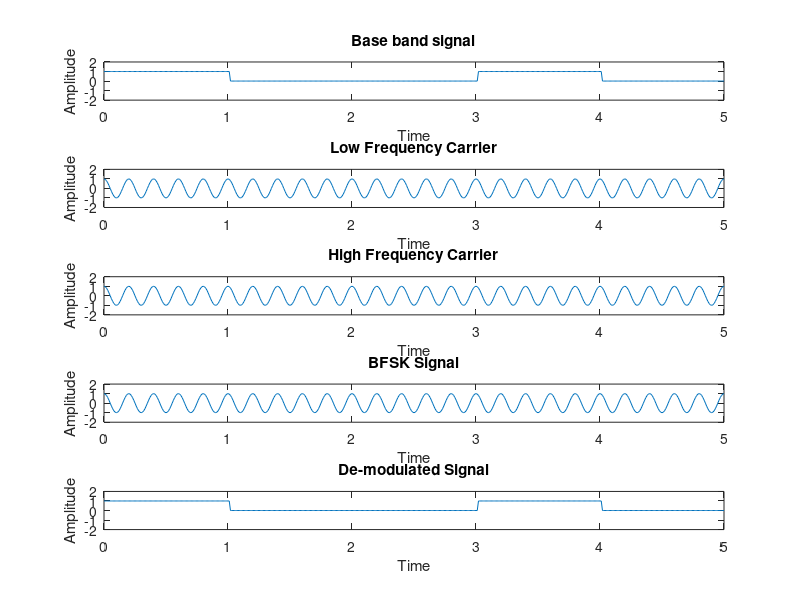

Reproduce this figure in MATLAB.
clc;
clear;
a = input('Enter the sequence length: ');
f1= input('Enter the frequency of low frequency carrier: ');
f2= input('Enter the frequency of high frequency carrier: ');
n=randi([0 1],1,a);   

for i = 1:length(n)
    if n(i)==1
        d(i)=1;
    else
        d(i)=0;
    end
end
i=1;
t=0:0.01:length(n);
for j=1:length(t)
    if t(j)<=i
        y(j)=d(i);
    else
        y(j)=d(i);
        i=i+1;
    end
end

subplot(5,1,1);
plot(t,y);
xlabel('Time');
ylabel('Amplitude');
title('Base band signal');
axis([0 length(n) -2 2]);

c1 = cos(2*pi*f1*t);
subplot(5,1,2);
plot(t,c1);
xlabel('Time');
ylabel('Amplitude');
title('Low Frequency Carrier');
axis([0 length(n) -2 2]);

c2 = cos(2*pi*f2*t);
subplot(5,1,3);
plot(t,c2);
xlabel('Time');
ylabel('Amplitude');
title('High Frequency Carrier');
axis([0 length(n) -2 2]);

for j = 1:length(t)
    if y(j) == 0
        z(j)=c1(j);
    else
        z(j)=c2(j);
    end
end
subplot(5,1,4);
plot(t,z);
xlabel('Time');
ylabel('Amplitude');
title('BFSK Signal');
axis([0 length(n) -2 2]);

for j=1:length(t)
    if z(j)==c1(j) && y(j)==0
        x(j)=0;
    else
        x(j)=1;
    end
end

subplot(5,1,5); 
plot(t,x);
xlabel('Time');
ylabel('Amplitude');
title('De-modulated Signal');
axis([0 length(n) -2 2]);